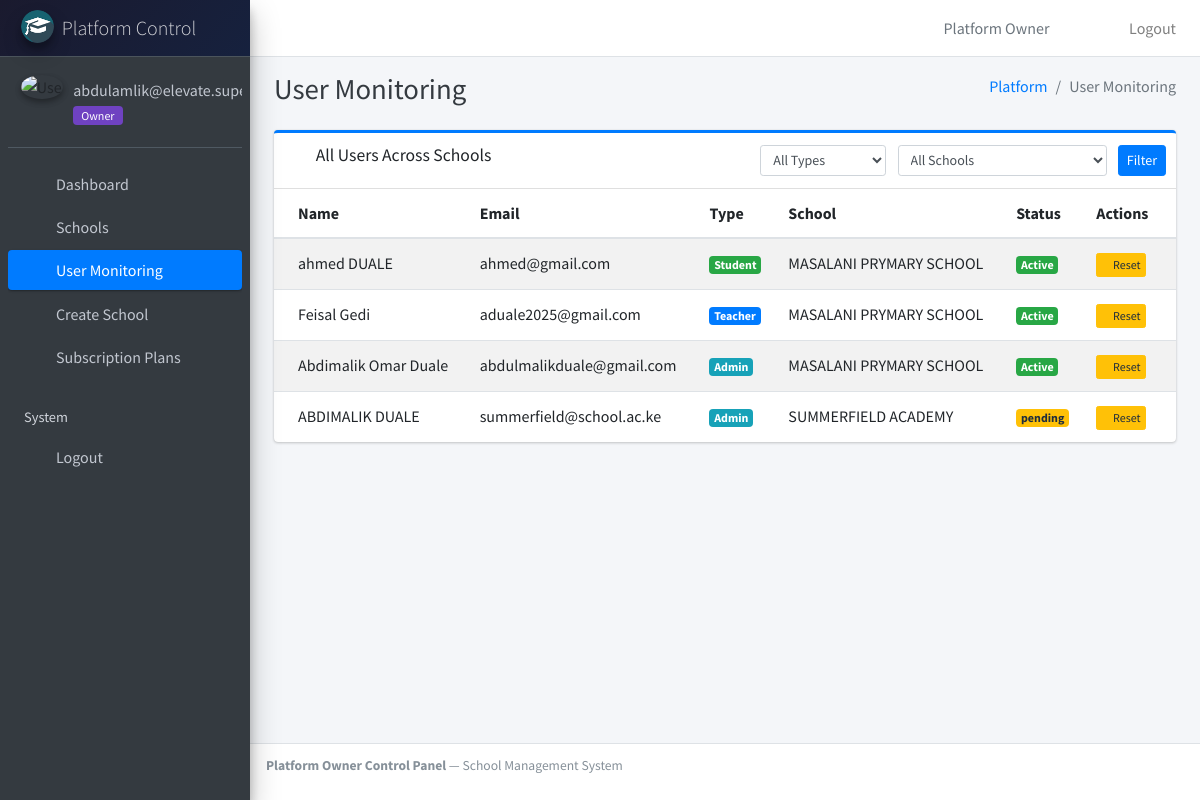
/superadmin/users/ (signed in), run on an earlier commit of the app's database.
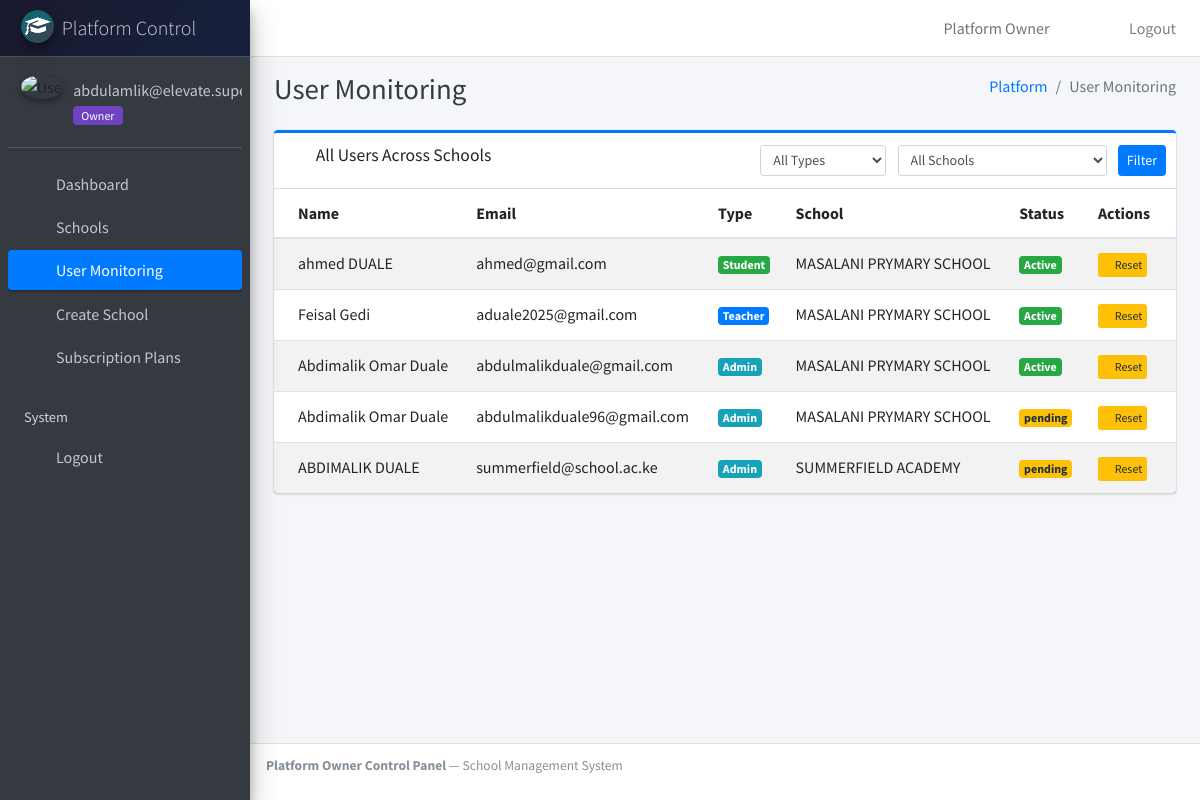
And on a later commit of the database.
### main_app/models.py (models this page shows, shortened)
class CustomUser(AbstractUser):
    USER_TYPE = (
        (0, "Super Admin"),  # Platform owner - no school, manages all schools
        (1, "HOD"),          # School Admin
        (2, "Staff"),        # Teacher
        (3, "Student"),
        (4, "Parent"),
        (5, "Finance Officer"),
        (6, "Admission Officer"),
    )
    GENDER = [("M", "Male"), ("F", "Female")]
    username = None  # Removed username, using email instead
    email = models.EmailField(unique=True)
    user_type = models.CharField(default=1, choices=USER_TYPE, max_length=1)
    school = models.ForeignKey(
        School,
        on_delete=models.CASCADE,
        null=True,
        blank=True,
        related_name='users',
        help_text="Null for Super Admin; required for all other roles"
    )
    gender = models.CharField(max_length=1, choices=GENDER)
    profile_pic = models.ImageField(blank=True, null=True)
    address = models.TextField()
    phone_number = models.CharField(max_length=15, blank=True, null=True, help_text="Phone number in format: 254712345678")
    fcm_token = models.TextField(default="")  # For firebase notifications
    email_verified = models.BooleanField(default=True, help_text="False for new school admins until they verify")
    created_at = models.DateTimeField(auto_now_add=True)
    updated_at = models.DateTimeField(auto_now=True)
    USERNAME_FIELD = "email"
    REQUIRED_FIELDS = []
    objects = CustomUserManager()

class School(models.Model):
    STATUS_CHOICES = (
        ('pending', 'Pending Approval'),
        ('approved', 'Approved'),
        ('rejected', 'Rejected'),
        ('suspended', 'Suspended'),
    )
    name = models.CharField(max_length=200)
    code = models.CharField(max_length=20, unique=True, help_text="Unique code e.g., SCH001, used for subdomain")
    email = models.EmailField(blank=True, null=True)
    phone = models.CharField(max_length=20, blank=True, null=True)
    address = models.TextField(blank=True, null=True)
    logo = models.ImageField(upload_to='schools/', blank=True, null=True)
    subscription_plan = models.ForeignKey(
        SubscriptionPlan,
        on_delete=models.SET_NULL,
        null=True,
        blank=True,
        related_name='schools',
        help_text="Plan controls student/teacher limits"
    )
    status = models.CharField(
        max_length=20,
        choices=STATUS_CHOICES,
        default='pending',
        help_text="Only approved schools can access the system"
    )
    is_active = models.BooleanField(default=True)
    created_at = models.DateTimeField(auto_now_add=True)
    updated_at = models.DateTimeField(auto_now=True)
    class Meta:
        ordering = ['name']
        verbose_name = "School"
        verbose_name_plural = "Schools"

### main_app/super_admin_views.py (the view)
    def wrapper(request, *args, **kwargs):
        if not request.user.is_authenticated:
            return redirect('login_page')
        if str(request.user.user_type) != '0' and not request.user.is_superuser:
            return HttpResponseForbidden("Insufficient Permissions - Super Admin only")
        return view_func(request, *args, **kwargs)

### main_app/context_processors.py (called while the page is built)
def notification_context(request):
    if request.user.is_authenticated:
        school = getattr(request, 'school', None)
        qs = Notification.objects.filter(recipient=request.user)
        if school:
            qs = qs.filter(Q(school=school) | Q(school__isnull=True))
        else:
            qs = qs.filter(school__isnull=True)
        notifications = qs.order_by("-created_at")[:10]
        unread_count = qs.filter(is_read=False).count()
        return {
            "notifications": notifications,
            "unread_notifications_count": unread_count,
        }
    return {}

### main_app/super_admin_views.py (called while the page is built)
def super_admin_required(view_func):
    def wrapper(request, *args, **kwargs):
        if not request.user.is_authenticated:
            return redirect('login_page')
        if str(request.user.user_type) != '0' and not request.user.is_superuser:
            return HttpResponseForbidden("Insufficient Permissions - Super Admin only")
        return view_func(request, *args, **kwargs)
    return wrapper

### main_app/templates/super_admin_template/super_admin_user_monitoring.html (shortened to what this page needs)
{% extends 'super_admin_template/super_admin_base.html' %}
{% load static %}
{% block content_title %}User Monitoring{% endblock content_title %}
{% block breadcrumb %}User Monitoring{% endblock breadcrumb %}
{% block content %}
<div class="row">
    <div class="col-12">
        <div class="card card-outline card-primary">
            <div class="card-header">
                <h3 class="card-title"><i class="fas fa-users mr-2"></i>All Users Across Schools</h3>
                <div class="card-tools">
                    <form method="get" class="form-inline d-inline">
                        <select name="type" class="form-control form-control-sm mr-2">
                            <option value="">All Types</option>
                        </select>
                        <select name="school" class="form-control form-control-sm mr-2">
                            <option value="">All Schools</option>
                        </select>
                        <button type="submit" class="btn btn-sm btn-primary">Filter</button>
                    </form>
                </div>
            </div>
            <div class="card-body p-0">
                <table class="table table-hover table-striped">
                    <thead>
                        <tr>
                            <th>Name</th>
                            <th>Email</th>
                            <th>Type</th>
                            <th>School</th>
                            <th>Status</th>
                            <th>Actions</th>
                        </tr>
                    </thead>
                    <tbody>
                        {% for u in users %}
                        <tr>
                            <td>{{ u.get_full_name|default:u.email }}</td>
                            <td>{{ u.email }}</td>
                            <td>
                                {% if u.user_type == '1' %}<span class="badge badge-info">Admin</span>
                                {% elif u.user_type == '2' %}<span class="badge badge-primary">Teacher</span>
                                {% elif u.user_type == '3' %}<span class="badge badge-success">Student</span>
                                {% elif u.user_type == '4' %}<span class="badge badge-secondary">Parent</span>
                                {% elif u.user_type == '5' %}<span class="badge badge-warning">Finance</span>
                                {% else %}<span class="badge badge-light">{{ u.user_type }}</span>{% endif %}
                            </td>
                            <td>{{ u.school.name|default:"—" }}</td>
                            <td>
                                {% if u.school.status == 'approved' %}
                                <span class="badge badge-success">Active</span>
                                {% elif u.school.status == 'suspended' %}
                                <span class="badge badge-danger">Suspended</span>
                                {% else %}
                                <span class="badge badge-warning">{{ u.school.status|default:"—" }}</span>
                                {% endif %}
                            </td>
                            <td>
                                <a href="{% url 'super_admin_reset_password' user_id=u.id %}" class="btn btn-xs btn-warning" title="Reset Password">
                                    <i class="fas fa-key"></i> Reset
                                </a>
                            </td>
                        </tr>
                        {% empty %}
                        <tr>
                            <td colspan="6" class="text-center py-4 text-muted">No users found.</td>
                        </tr>
                        {% endfor %}
                    </tbody>
                </table>
            </div>
        </div>
    </div>
</div>
{% endblock content %}

What changed in the data, as far as the page shows it:
added CustomUser: get_full_name "Abdimalik Omar Duale", email "abdulmalikduale96@gmail.com", user_type "Admin", school.name "MASALANI PRYMARY SCHOOL", school.status "pending"
